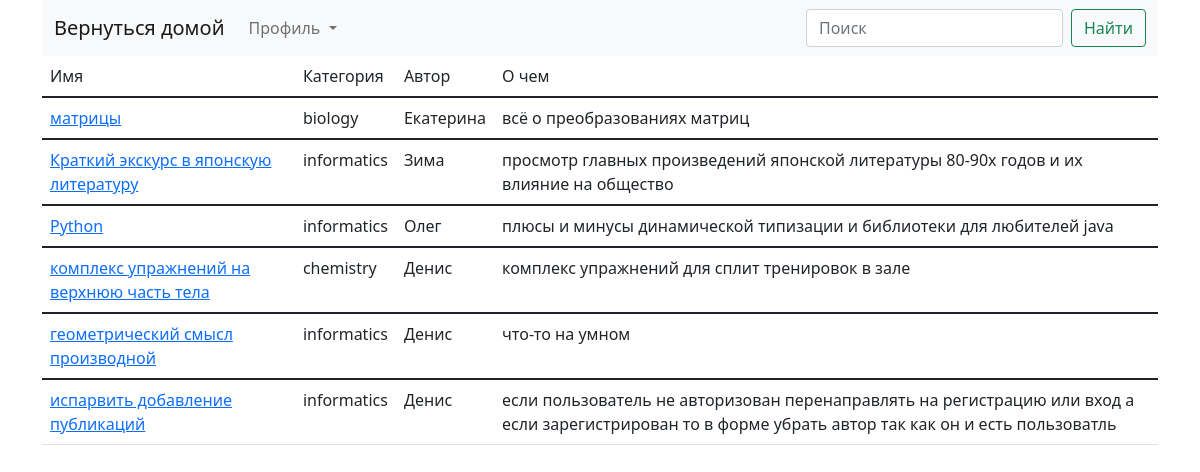
/home/, run on an earlier commit of the app's database.
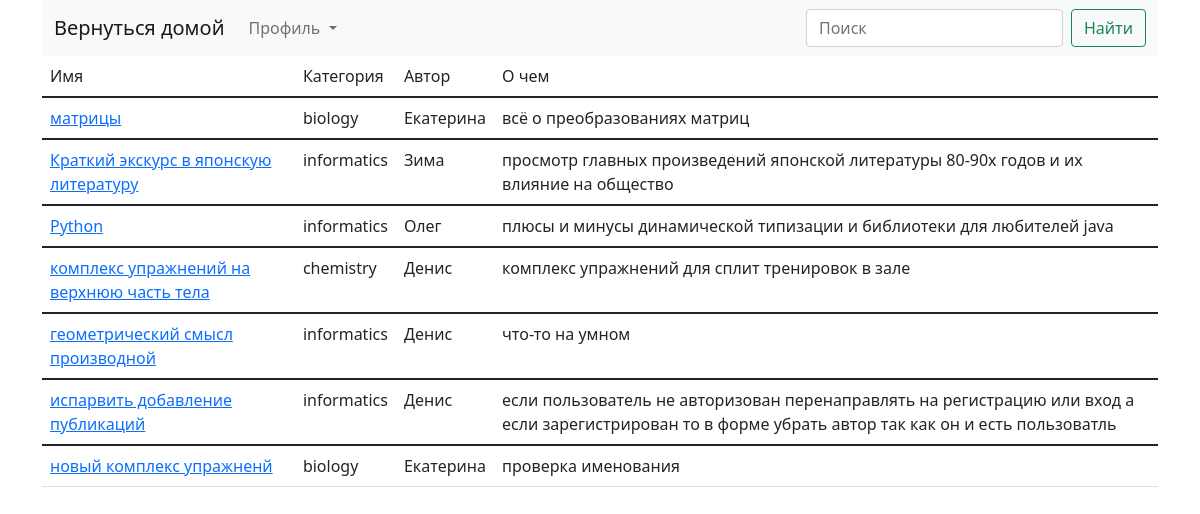
And on a later commit of the database.
### work/models.py (models this page shows, shortened)
class Publication(models.Model):
    title = models.CharField(max_length=200, verbose_name='Название')
    date = models.DateField(verbose_name='Дата опубликования работы', auto_now_add=True)
    author = models.ForeignKey(User, verbose_name='Автор', on_delete=models.CASCADE)
    category = models.CharField(verbose_name='Категория', choices=category, max_length=60)
    synopsis = models.TextField(verbose_name='Краткая информация о работе')
    file = models.FileField(verbose_name='Опубликованная работа',
                            validators=[FileExtensionValidator(allowed_extensions=['doc', 'docx', 'txt', 'pdf'])])
    class Meta:
        ordering = ['date']
        verbose_name = 'Пубикация'
        verbose_name_plural = 'Публикации'

### work/views.py (the view)
# urls.py: 2. Add a URL to urlpatterns:  path('', views.home, name='home')
def home(request):
    if 'search' in request.GET and request.GET['search']:
        if Publication.objects.filter(author__first_name__icontains=request.GET['search']):
            publication = Publication.objects.filter(author__first_name__icontains=request.GET['search'])
        elif Publication.objects.filter(author__last_name__icontains=request.GET['search']):
            publication = Publication.objects.filter(author__last_name__icontains=request.GET['search'])
        else:
            publication = Publication.objects.filter(title__icontains=request.GET['search'])
        if len(publication) != 0:
            return render(request, 'home_page.html', {'pubplications': publication})
        else:
            publication = Publication.objects.all()
            return render(request, 'home_page.html', {'pubplications': publication})
    else:
        publication = Publication.objects.all()
        for i in publication:
            print(i.id)
        return render(request, 'home_page.html', {'pubplications': publication})

### templates/home_page.html (shortened to what this page needs)
<!DOCTYPE html>
<html lang="en">
<head>
        {% load static %}
    <link href="{% static 'bootstrap-5.1.3-examples/assets/dist/css/bootstrap.min.css' %}" rel="stylesheet">
</head>
<body>
<div class="container">
<nav class="navbar navbar-expand-lg navbar-light bg-light">
  <div class="container-fluid">
    <a class="navbar-brand" href="{% url 'home_page' %}">Вернуться домой</a>
    <div class="collapse navbar-collapse" id="navbarSupportedContent">
      <ul class="navbar-nav me-auto mb-2 mb-lg-0">
        <li class="nav-item dropdown">
          <a class="nav-link dropdown-toggle"  id="navbarDropdown" role="button" data-bs-toggle="dropdown" aria-expanded="false">
            Профиль
          </a>
        </li>
      </ul>
             <form  class="d-flex" method="get">
      <input formmethod="get" class="form-control me-2" type="search" placeholder="Поиск" aria-label="Search" name = "search">
                 <button class="btn btn-outline-success" type="submit"  >
                     Найти</button>
        </form>
    </div>
  </div>
</nav>
{% block table %}
<table class = "table table-hover">
    <thead>
        <tr>
        <td >Имя </td>
        <td>Категория</td>
        <td>Автор</td>
        <td>О чем</td>
        </tr>
    </thead>
    {% for publication in pubplications %}
    <tbody>
        <tr>
        <td><a href="{%  url 'publication' publication.id %}">
        {{ publication.title }}
        </a></td>
        <td>{{ publication.category }}</td>
        <td>{{ publication.author.first_name }}  {{ publication.author.last_name }}</td>
        <td>{{ publication.synopsis }}
        </td>
        </tr>
    </tbody>
    {% endfor %}
    </table>
{% endblock %}
</div>
</body>
</html>

What changed in the data, as far as the page shows it:
added Publication: title "новый комплекс упражненй", category "biology", author.first_name "Екатерина", synopsis "проверка именования"
